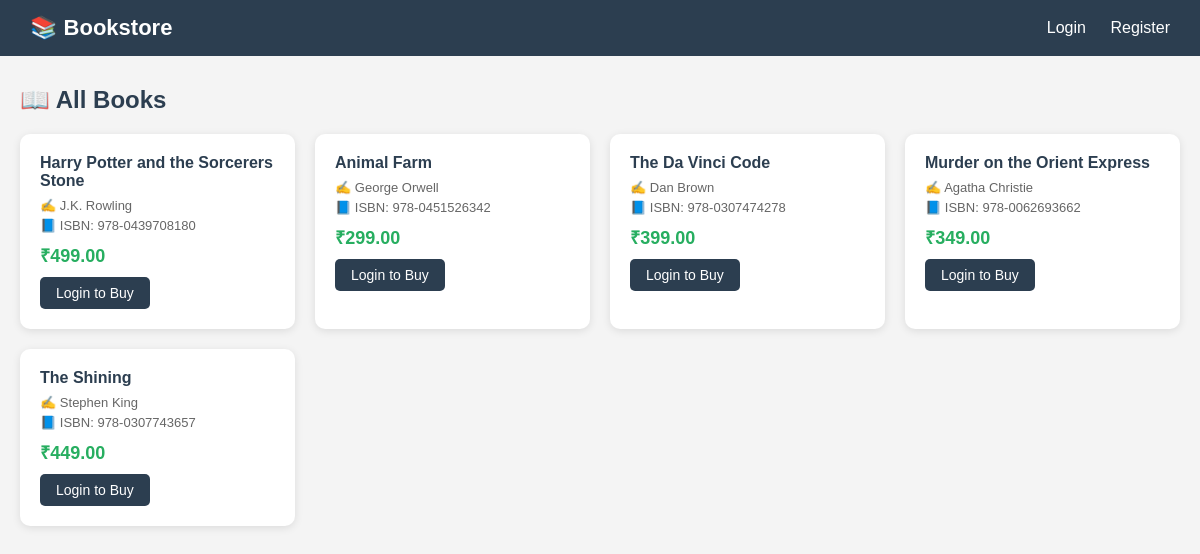
Screenshot of /xampp_hdocs/books.php with the database file from the repository.
### tables this page shows
CREATE TABLE book (
    book_id INT AUTO_INCREMENT PRIMARY KEY,
    title VARCHAR(200) NOT NULL,
    ISBN VARCHAR(20) UNIQUE NOT NULL,
    price DECIMAL(10,2) NOT NULL,
    author_id INT,
    FOREIGN KEY (author_id) REFERENCES author(author_id)
);

CREATE TABLE author (
    author_id INT AUTO_INCREMENT PRIMARY KEY,
    author_name VARCHAR(100) NOT NULL
);

### xampp_hdocs/books.php (the view, shortened to what this page needs)
<?php
include 'db.php';
?>
<!DOCTYPE html>
<html lang="en">
<head>
</head>
<body>
<nav>
    <div class="logo">📚 Bookstore</div>
    <div>
        <?php if (isset($_SESSION['customer_id'])): ?>
            <span style="color:white;">Hello, <?= $_SESSION['customer_name'] ?>!</span>
            <a href="cart.php">🛒 Cart</a>
            <a href="orders.php">📦 My Orders</a>
            <a href="logout.php">Logout</a>
        <?php else: ?>
            <a href="login.html">Login</a>
            <a href="register.html">Register</a>
        <?php endif; ?>
    </div>
</nav>
<div class="container">
    <h2>📖 All Books</h2>
    <div class="books-grid">
        <?php
        $sql    = "SELECT b.*, a.author_name FROM book b JOIN author a ON b.author_id = a.author_id";
        $result = mysqli_query($conn, $sql);
        while ($row = mysqli_fetch_assoc($result)):
        ?>
        <div class="book-card">
            <h3><?= htmlspecialchars($row['title']) ?></h3>
            <p>✍️ <?= htmlspecialchars($row['author_name']) ?></p>
            <p>📘 ISBN: <?= htmlspecialchars($row['ISBN']) ?></p>
            <div class="price">₹<?= number_format($row['price'], 2) ?></div>
            <?php if (isset($_SESSION['customer_id'])): ?>
                <a href="add_to_cart.php?book_id=<?= $row['book_id'] ?>" class="btn">🛒 Add to Cart</a>
            <?php else: ?>
                <a href="login.html" class="btn">Login to Buy</a>
            <?php endif; ?>
        </div>
        <?php endwhile; ?>
    </div>
</div>
</body>
</html>

### xampp_hdocs/books.php (style rules this page uses)
* { margin: 0; padding: 0; box-sizing: border-box; }
body { font-family: Arial, sans-serif; background: #f4f4f4; }
nav { background: #2c3e50; padding: 15px 30px; display: flex; justify-content: space-between; align-items: center; }
nav .logo { color: white; font-size: 22px; font-weight: bold; }
nav a { color: white; text-decoration: none; margin-left: 20px; }
.container { max-width: 1200px; margin: 30px auto; padding: 0 20px; }
h2 { margin-bottom: 20px; color: #2c3e50; }
.books-grid { display: grid; grid-template-columns: repeat(auto-fill, minmax(220px, 1fr)); gap: 20px; }
.book-card { background: white; border-radius: 10px; padding: 20px; box-shadow: 0 2px 8px rgba(0,0,0,0.1); }
.book-card h3 { font-size: 16px; margin-bottom: 8px; color: #2c3e50; }
.book-card p { font-size: 13px; color: #666; margin-bottom: 5px; }
.price { font-size: 18px; font-weight: bold; color: #27ae60; margin: 10px 0; }
.btn { display: inline-block; padding: 8px 16px; background: #2c3e50; color: white; border: none; border-radius: 5px; cursor: pointer; text-decoration: none; font-size: 14px; }

### rows the page displays
book: title "Harry Potter and the Sorcerers Stone", author.author_name "J.K. Rowling", ISBN "978-0439708180", price "499.00"
book: title "Animal Farm", author.author_name "George Orwell", ISBN "978-0451526342", price "299.00"
book: title "The Da Vinci Code", author.author_name "Dan Brown", ISBN "978-0307474278", price "399.00"
book: title "Murder on the Orient Express", author.author_name "Agatha Christie", ISBN "978-0062693662", price "349.00"
book: title "The Shining", author.author_name "Stephen King", ISBN "978-0307743657", price "449.00"
